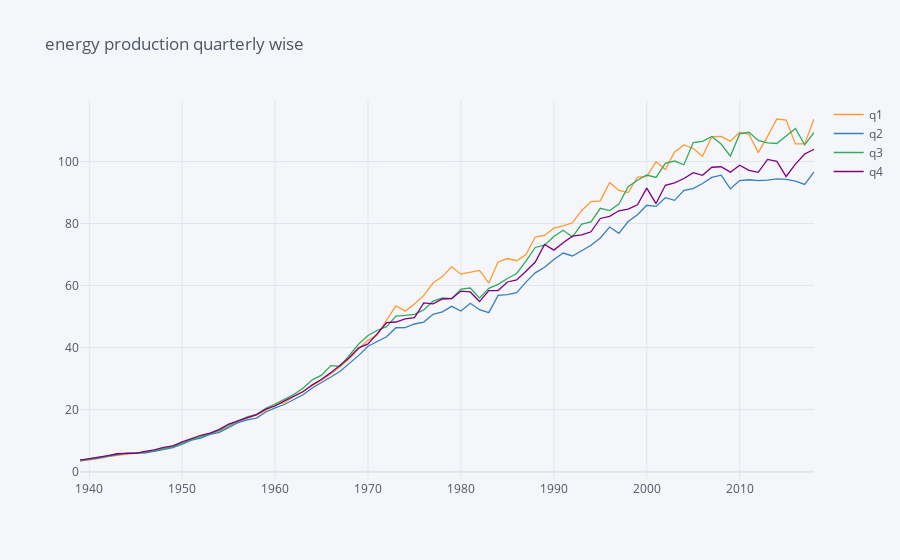

Notebook cell for this chart:
### Code cell
quarterly_prod.iplot(title='energy production quarterly wise')
